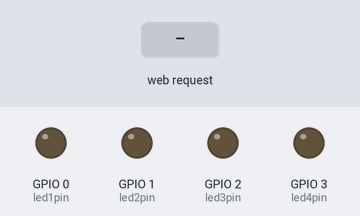
The sketch below on a simulated ESP8266 (NodeMCU). On the bench: output pins drawn as LEDs (lit = HIGH). The inputs (shaded band) are chosen by the test bench. WiFi joins after 1.5 s; servers stay silent unless stated; what the sketch prints to the serial monitor is not drawn.

Above: at 1.7 s.
1.8 s: HTTP request GET /control/?led1=1 received
At 3.0 s:
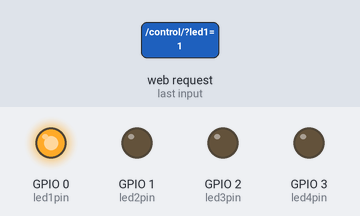
3.3 s: HTTP request GET /control/?led2=1 received
At 4.3 s:
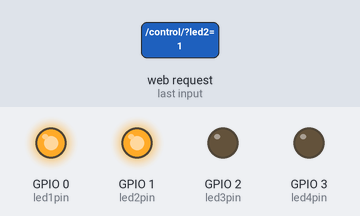
4.8 s: HTTP request GET /control/?led1=0 received
At 5.4 s:
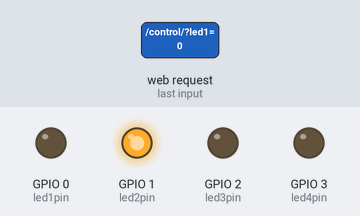
6.3 s: HTTP request GET /control/?led3=1 received
At 6.6 s:
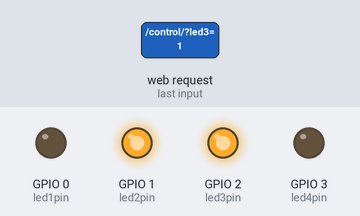
7.8 s: HTTP request GET /control/?led2=0 received
At 8.9 s:
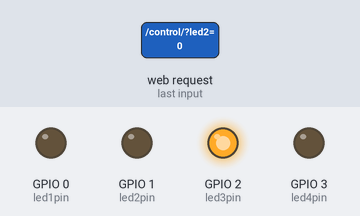
9.3 s: HTTP request GET /control/?led1=1&led2=1&led3=1 received
At 10.1 s:
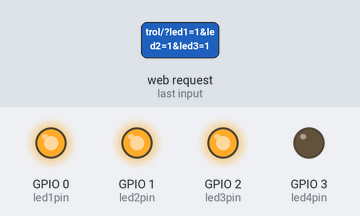
Timing chart, 0 to 11.8 s (numbered marks = the images above; inputs shaded):
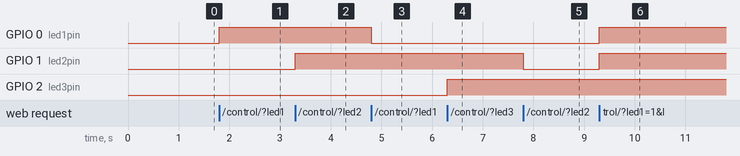

The sketch:

test_esp_connection_light_v1_multi_device.ino
```cpp
#include <ESP8266WiFi.h>        // Include the Wi-Fi library
#include <WiFiClient.h>
#include <ESP8266WebServer.h>
#include <ESP8266HTTPClient.h>
#include <ESP8266WiFiMulti.h>   // Include the Wi-Fi-Multi library

ESP8266WiFiMulti wifiMulti;     // Create an instance of the ESP8266WiFiMulti class, called 'wifiMulti'


int led1pin = 0;  //GPIO0
int led2pin = 1;  //GPIO1
int led3pin = 2;  //GPIO2
int led4pin = 3;  //GPIO3

IPAddress staticIP(192, 168, 1, 25); //ESP static ip
IPAddress gateway(192, 168, 1, 1);   //IP Address of your WiFi Router (Gateway)
IPAddress subnet(255, 255, 255, 0);  //Subnet mask
IPAddress dns(8, 8, 8, 8);  //DNS

const char* ssid     = "Smart_Gorjaw";         // The SSID (name) of the Wi-Fi network you want to connect to
const char* password = "gorjaw@!85";           // The password of the Wi-Fi network
const char* deviceName = "SmartLight";         // The device name
String serverUrl = "192.168.1.252";
String payload;
String device_key = "smart_light";

ESP8266WebServer server(80);

void handleDevice() {
  String led1 = server.arg("led1");
  String led2 = server.arg("led2");
  String led3 = server.arg("led3");
  String led4 = server.arg("led4");

  led1.trim();
  led2.trim();
  led3.trim();
  led4.trim();

    if (led1 == "1") {
      digitalWrite(led1pin, 1);
    }
    else if (led1 == "0") {
      digitalWrite(led1pin, 0);
    }
    if (led2 == "1") {
      digitalWrite(led2pin, 1);
    }
    else if (led2 == "0"){
      digitalWrite(led2pin, 0);
    }
    if (led3 == "1") {
      digitalWrite(led3pin, 1);
    }
    else if (led3 == "0") {
      digitalWrite(led3pin, 0);
    }
    if (led4 == "1") {
      digitalWrite(led4pin, 1);
    }
    else if (led4 == "0") {
      digitalWrite(led4pin, 0);
    }

  server.send(200, "text/html", "OK");
}

void handlePong() {
  server.send(200, "text/html", device_key);
}

void setup() {
  Serial.begin(115200);         // Start the Serial communication to send messages to the computer
  delay(10);

// add Wi-Fi networks you want to connect to
  wifiMulti.addAP("Smart_Gorjaw", "gorjaw@!85");
  wifiMulti.addAP("Relay_control", "123456789");
  wifiMulti.addAP("linux", "12345678");


  pinMode(led1pin, OUTPUT);
  pinMode(led2pin, OUTPUT);
  pinMode(led3pin, OUTPUT);
  pinMode(led4pin, OUTPUT);


  WiFi.begin(ssid, password);
  Serial.println("");
  WiFi.disconnect();
  WiFi.config(staticIP, subnet, gateway, dns);
  WiFi.begin(ssid, password);

  WiFi.mode(WIFI_STA);

  delay(500);
  Serial.println("");
  Serial.println("WiFi connected");

  Serial.print(WiFi.localIP());
  server.on("/ping/", handlePong);
  server.on("/control/", handleDevice);
  server.begin();
}

void loop() {
  server.handleClient();
}
```

Measured:
- after the input at 1.8 s, GPIO 0 (led1pin): LOW → HIGH at once
- after the input at 3.3 s, GPIO 1 (led2pin): LOW → HIGH at once
- after the input at 4.8 s, GPIO 0 (led1pin): HIGH → LOW at once
- after the input at 6.3 s, GPIO 2 (led3pin): LOW → HIGH at once
- after the input at 7.8 s, GPIO 1 (led2pin): HIGH → LOW at once
- after the input at 9.3 s, GPIO 0 (led1pin), GPIO 1 (led2pin): LOW → HIGH at once
